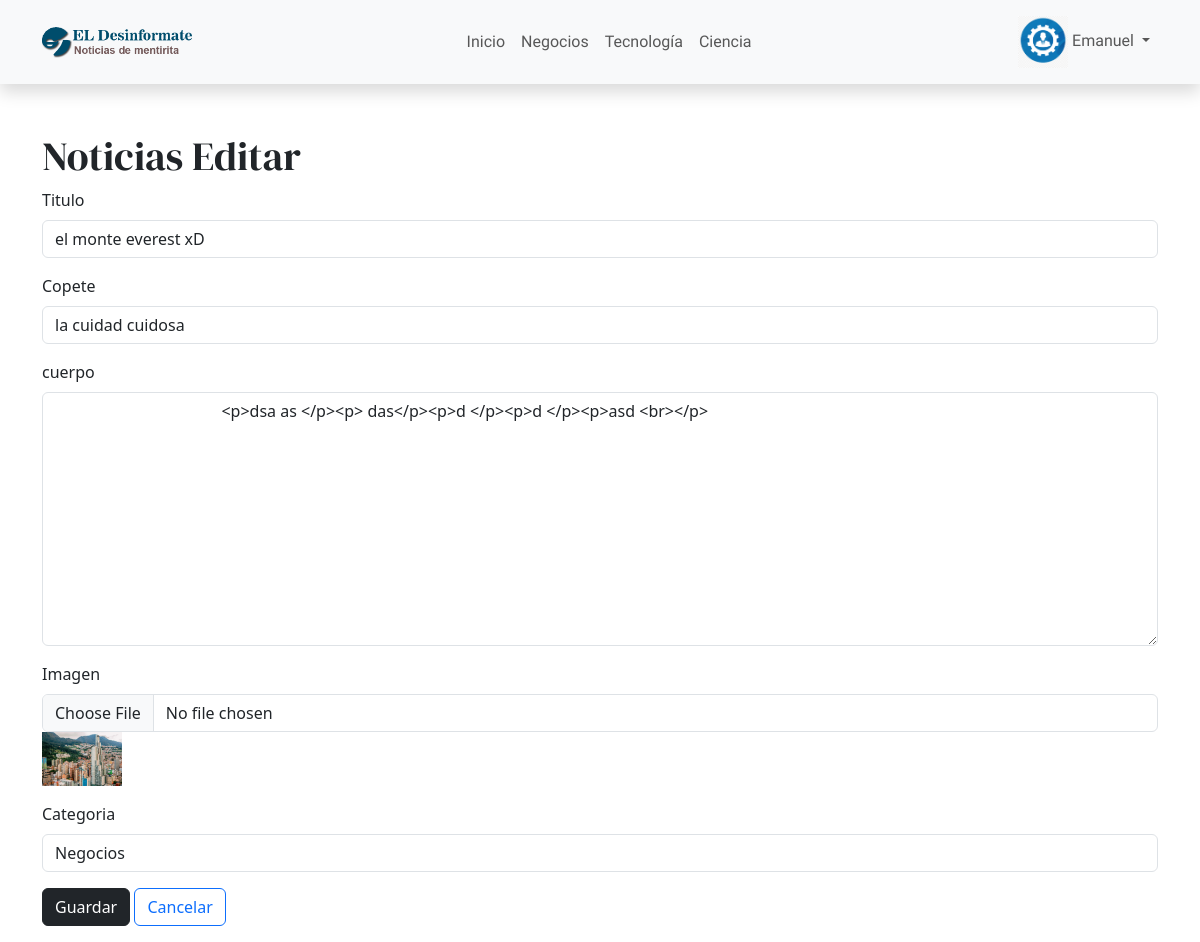
Before: /noticias/form_editar.php?id_noticia=21 (signed in) with the older database file.
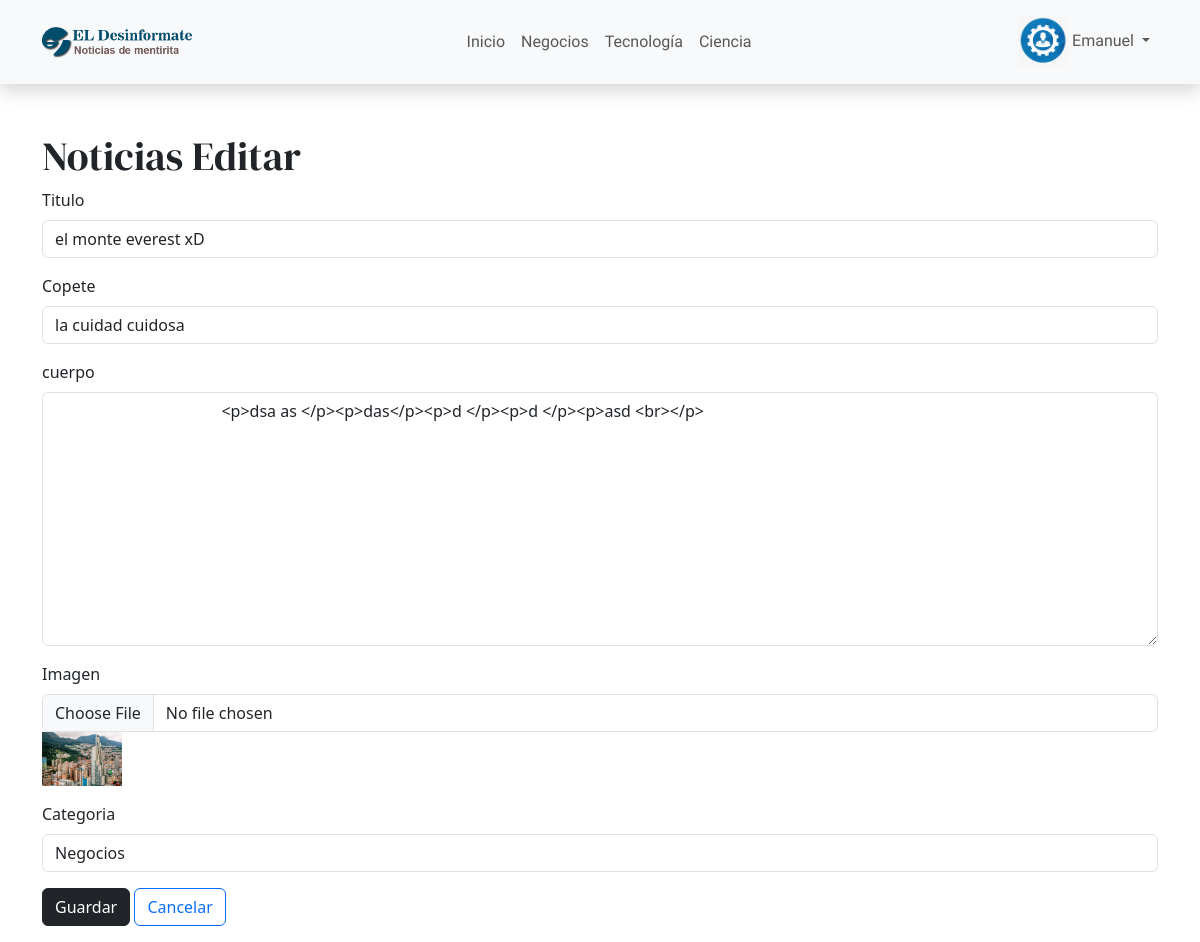
After: the same page with the newer database file.
### tables this page shows
CREATE TABLE `news` (
  `id_noticia` int(11) NOT NULL,
  `id_usuario` int(11) NOT NULL,
  `titulo` text NOT NULL,
  `copete` text NOT NULL,
  `cuerpo` text NOT NULL,
  `imagen` varchar(255) NOT NULL,
  `fecha` date NOT NULL,
  `categoria` varchar(30) NOT NULL
);

### noticias/form_editar.php (the view, shortened to what this page needs)
<?php
extract($_REQUEST);
require("../backend/conexion.php");
$instruccion = "SELECT * FROM news WHERE id_noticia = '$id_noticia'";
$resultado = $conexion->query($instruccion);
$resultado = $resultado->fetch(PDO::FETCH_ASSOC);
?>
<!DOCTYPE html>
<html lang="es">
<head>
    <link href="https://cdn.jsdelivr.net/npm/bootstrap@5.3.2/dist/css/bootstrap.min.css" rel="stylesheet"
>
    <link href="https://cdn.jsdelivr.net/npm/summernote@0.8.18/dist/summernote-lite.min.css" rel="stylesheet">
    <link rel="stylesheet" href="../estaticos/css/style.css">
</head>
<body>
    <?php require("menu.php"); ?>
    <div class="container">
        <h1>Noticias Editar</h1>
        <form action="../backend/editar_noticia.php" method="post" enctype="multipart/form-data">
            <div class="mb-3">
                <label for="titulo" class="form-label">Titulo</label>
                <input type="text" class="form-control" id="titulo" name="titulo" placeholder="titulo" required
                    value="<?php print($resultado['titulo']); ?>">
            </div>
            <div class="mb-3">
                <label for="copete" class="form-label">Copete</label>
                <input type="text" class="form-control" id="copete" name="copete" required
                    value="<?php print($resultado['copete']); ?>">
            </div>
            <div class="mb-3">
                <label for="cuerpo" class="form-label">cuerpo</label>
                <textarea name="cuerpo" id="cuerpo" cols="30" rows="10" class="form-control" required>
                    <?= $resultado['cuerpo']; ?>
                </textarea>
            </div>
            <div class="mb-3">
                <label for="imagen" class="form-label">Imagen</label>
                <input type="file" class="form-control" id="imagen" name="imagen"></input>
                <img src="../imagenes/subidas/<?php print($resultado['imagen']); ?>" width="80px">
            </div>
            <div class="mb-3">
                <label for="categoria" class="form-label">Categoria</label>
                <select class="form-control" id="categoria" name="categoria" required>
                    <option value="Negocios" <?php if ($resultado['categoria'] == "Negocios")
                        print("selected"); ?>>Negocios
                    </option>
                </select>
            </div>
            <div class="mb-3">
                <input type="submit" class="btn btn-dark" id="enviar" name="enviar" value="Guardar">
                <a href="../admin/mis_publicaciones.php" class="btn btn-outline-primary">Cancelar</a>
            </div>
        </form>
    </div>
</body>
</html>

Changed rows visible on the page:
changed news "el monte everest xD": cuerpo "<p>dsa as </p><p> das</p><p>d </p><p>d </p><p>asd <br></p>" → "<p>dsa as </p><p>das</p><p>d </p><p>d </p><p>asd <br></p>"
